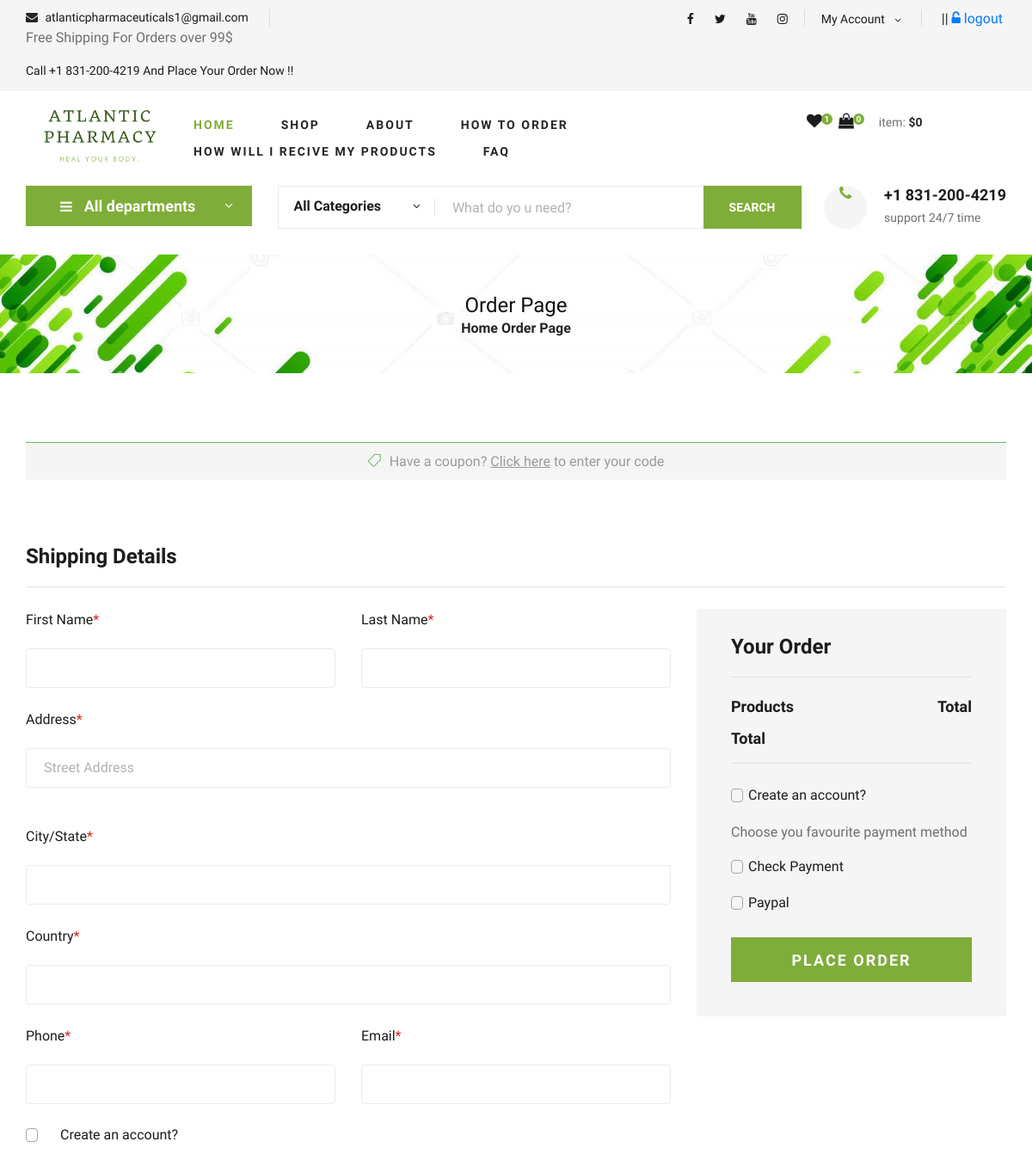
Page /order/orderproduct/ (signed in, upper part) on the earlier database version.
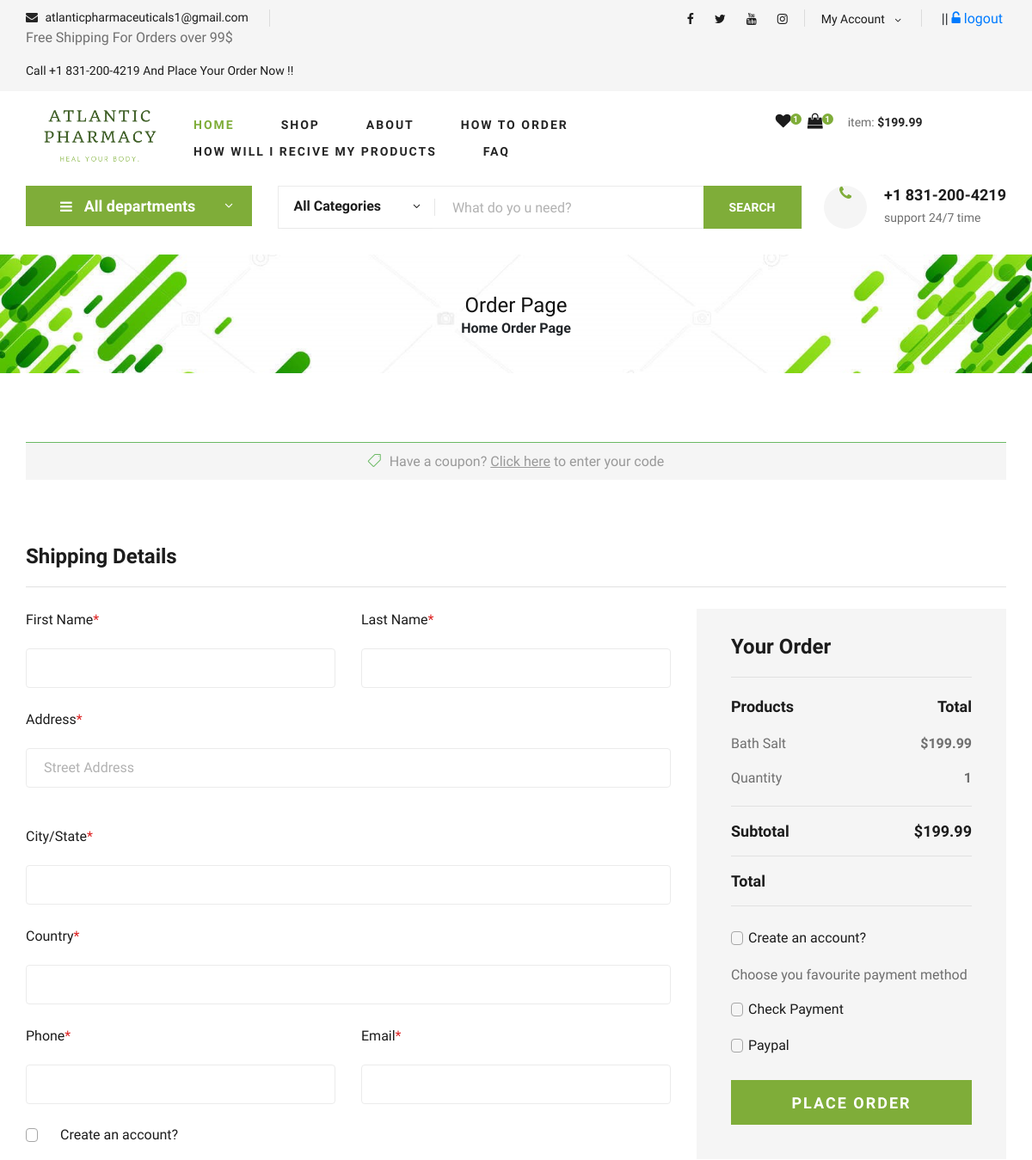
Same page on the later database version.
### order/models.py (models this page shows, shortened)
class ShopCart(models.Model):
    user = models.ForeignKey(User, on_delete=models.SET_NULL, null=True)
    product = models.ForeignKey(Product, on_delete=models.SET_NULL, null=True)
    variant = models.ForeignKey(Variants, on_delete=models.SET_NULL, blank=True, null=True)
    quantity = models.IntegerField()
    @property
    def amount(self):
        return (self.quantity * self.product.price)

### product/models.py (models this page shows, shortened)
class Product(models.Model):
    STATUS = (
        ('True', 'True'),
        ('False', 'False'),
    )
    VARIANTS = (
        ('None', 'None'),
        ('Size', 'Size'),
        ('Color', 'Color'),
        ('Size-Color', 'Size-Color'),
    )
    category = models.ForeignKey(Category, on_delete=models.CASCADE)
    title = models.CharField(max_length=150)
    keywords = models.CharField(max_length=255)
    description = models.CharField(max_length=255)
    image = models.ImageField(upload_to='images/',null=False)
    price = models.FloatField()
    stock = models.IntegerField()
    amount = models.IntegerField()
    minamount = models.IntegerField()
    variant = models.CharField(max_length=10, choices=VARIANTS, default='None')
    detail = RichTextUploadingField()
    slug = models.SlugField(null=False, unique=True)
    status = models.CharField(max_length=10, choices=STATUS)
    create_at = models.DateTimeField(auto_now_add=True)
    update_at = models.DateTimeField(auto_now=True)
    def __str__(self):
        return self.title
    def image_tag(self):
        if self.image.url is not None:
            return mark_safe('<img src="{}" height="50"/>'.format(self.image.url))
    image_tag.short_description = 'Image'

### order/views.py (the view, shortened to what this page needs)
# urls.py: path('orderproduct/', views.orderproduct, name='orderproduct'),
@login_required(login_url='/login')
def orderproduct(request):
    setting = Setting.objects.get(pk=1)
    category = Category.objects.all()
    current_user = request.user
    orders = Order.objects.filter(user_id=current_user.id)
    shopcart = ShopCart.objects.filter(user_id=current_user.id)
    total = 0
    for rs in shopcart:
        if rs.product.variant == 'None':
            total += rs.product.price * rs.quantity
        else:
            total += rs.variant.price * rs.quantity
    form = OrderForm()
    setting = Setting.objects.get(pk=1)
    context = {
        'shopcart': shopcart,
        'orders': orders,
        'setting': setting,
        'total': total,
        'form': form,
        'category': category,
    }
    return render(request, 'order_form.html', context)

### order/models.py
class OrderForm(ModelForm):
    class Meta:
        model = Order
        fields = ['first_name', 'last_name', 'address', 'phone','email', 'city', 'country']

### home/templatetags/myapptags.py (called while the page is built)
@register.simple_tag
def shopcartcount(userid):
    count = ShopCart.objects.filter(user_id=userid).count()
    return count

### order/templates/order_form.html (shortened to what the changed rows need)
{% extends 'base.html' %}
{% load static %}
{% block content %}
{% load mptt_tags %}
    <section class="checkout spad">
        <div class="container">
            <div class="checkout__form">
                <form action="" method="post">
                    <div class="row">
                        <div class="col-lg-4 col-md-6">
                            <div class="checkout__order">
                                <h4>Your Order</h4>
                                <div class="checkout__order__products">Products <span>Total</span></div>
                                   {% for rs in shopcart %}
                                <ul>
                                    <li href="/product/{{ rs.product.id }}/{{ rs.product.slug }}">{{ rs.product }} <span>   {% if rs.product.variant == 'None' %}
                                ${{ rs.product.price }}
                                {% else %}
                                {{ rs.variant.price }}
                                {% endif %}
</span></li>
                                    <li>Quantity <span>{{ rs.quantity}}</span></li>
                                </ul>
                                <div class="checkout__order__subtotal">Subtotal <span>{% if rs.product.variant == 'None' %}
                                ${{ rs.amount }}
                                {% else %}
                                {{ rs.varamount }}
                                {% endif %}</span></div>
                                 {% endfor %}
                                <div class="checkout__order__total">Total </div>
                                <div class="checkout__input__checkbox">
                                    <label for="acc-or">
                                    </label>
                                </div>
                                <p>Choose  you favourite payment method</p>
                                <div class="checkout__input__checkbox">
                                    <label for="payment">
                                    </label>
                                </div>
                                <div class="checkout__input__checkbox">
                                    <label for="paypal">
                                    </label>
                                </div>
                                <button type="submit" class="site-btn">PLACE ORDER</button>
                            </div>
                        </div>
                    </div>
                </form>
            </div>
        </div>
    </section>
  {% endblock %}

### home/templates/base.html (shortened to what the changed rows need)
{% load static %}
<html lang="zxx">
<head>
    <link rel="stylesheet" href="{% static 'css/bootstrap.min.css' %}" type="text/css">
    <link rel="stylesheet" href="{% static 'css/font-awesome.min.css' %}" type="text/css">
    <link rel="stylesheet" href="{% static 'css/elegant-icons.css' %}" type="text/css">
    <link rel="stylesheet" href="{% static 'css/nice-select.css' %}" type="text/css">
    <link rel="stylesheet" href="{% static 'css/jquery-ui.min.css' %}" type="text/css">
    <link rel="stylesheet" href="{% static 'css/owl.carousel.min.css' %}" type="text/css">
    <link rel="stylesheet" href="{% static 'css/slicknav.min.css' %}" type="text/css">
    <link rel="stylesheet" href="{% static 'css/style.css' %}" type="text/css">
    <link rel="stylesheet" href="{% static 'css/main.css' %}" type="text/css">
    <link rel="stylesheet" href="//code.jquery.com/ui/1.12.1/themes/base/jquery-ui.css">
</head>
<body>
                                          {% load myapptags %}
                                     {% shopcartcount user.id as count %}
<header class="header">
    <div class="container">
        <div class="row">
            <div class="col-lg-3">
                <div class="header__cart">
                    <ul>
                        <li><a href="/shopcart/"><i class="fa fa-shopping-bag"></i>
                                                                {% load myapptags %}
                                     {% shopcartcount user.id as count %}
                                    <span>{{ count }}</span></a></li>
                    </ul>
                    <div class="header__cart__price">item: <span>${{ total }}</span></div>
                </div>
            </div>
        </div>
    </div>
</header>
{% block content %}
{% endblock %}
<link rel="stylesheet" href="https://ajax.googleapis.com/ajax/libs/jqueryui/1.11.4/themes/smoothness/jquery-ui.css">
    </body>
</html>

Differences in the rows shown:
added ShopCart: product "Bath Salt", product.price "199.99", quantity "1", amount "199.99"
Other differences:
{{ count }}: "0" → "1"
{{ total }}: "0" → "199.99"
